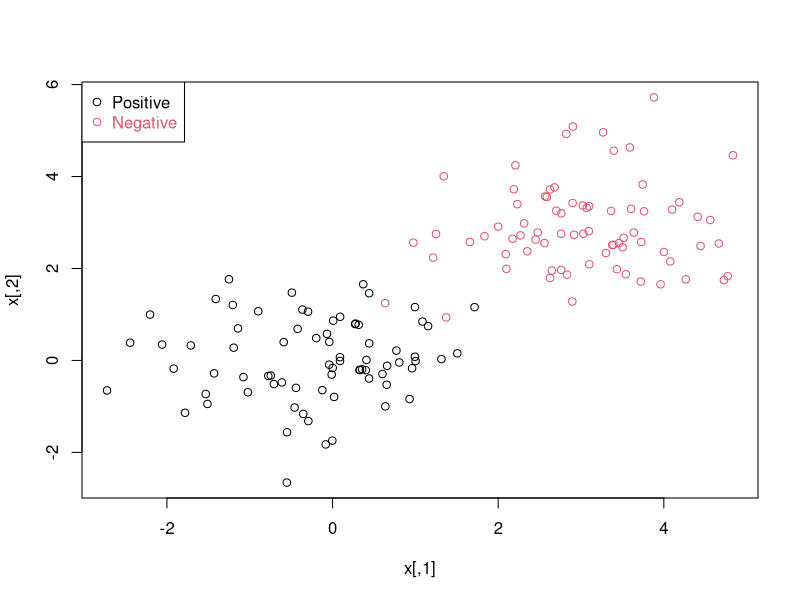
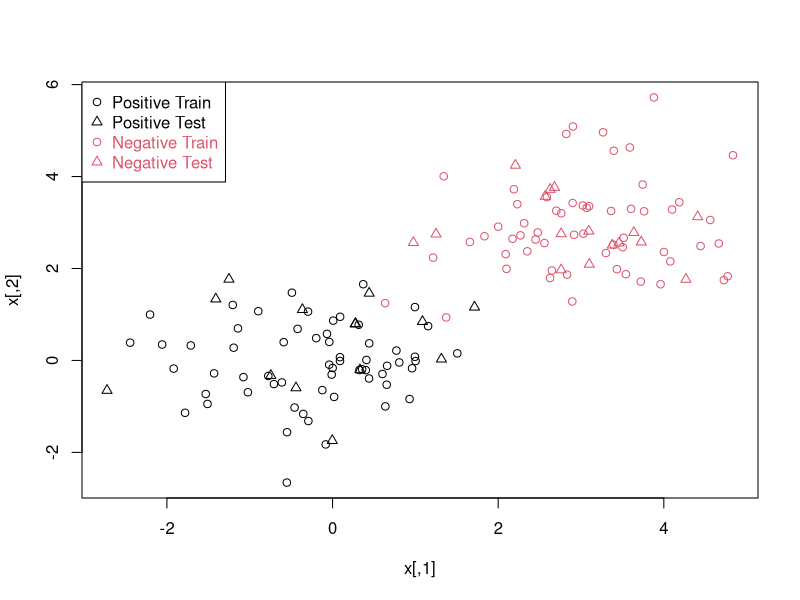

Write the R code that produced these figures, in order.
n <- 150 # number of data points
p <- 2 # dimension
sigma <- 1 # variance of the distribution
meanpos <- 0 # centre of the distribution of positive examples
meanneg <- 3 # centre of the distribution of negative examples
npos <- round(n/2) # number of positive examples
nneg <- n-npos # number of negative examples

# Generate the positive and negative examples
xpos <- matrix(rnorm(npos*p,mean=meanpos,sd=sigma),npos,p)
xneg <- matrix(rnorm(nneg*p,mean=meanneg,sd=sigma),npos,p)
x <- rbind(xpos,xneg)

# Generate the labels
y <- matrix(c(rep(1,npos),rep(-1,nneg)))

# Visualize the data
plot(x,col=ifelse(y>0,1,2))
legend("topleft",c('Positive','Negative'),col=seq(2),pch=1,text.col=seq(2))

#
ntrain <- round(n*0.8) # number of training examples
tindex <- sample(n,ntrain) # indices of training samples
xtrain <- x[tindex,]
xtest <- x[-tindex,]
ytrain <- y[tindex]
ytest <- y[-tindex]
istrain=rep(0,n)
istrain[tindex]=1

# Visualize
plot(x,col=ifelse(y>0,1,2),pch=ifelse(istrain==1,1,2))
legend("topleft",c('Positive Train','Positive Test','Negative Train','Negative Test'),col=c(1,1,2,2), pch=c(1,2,1,2), text.col=c(1,1,2,2))
